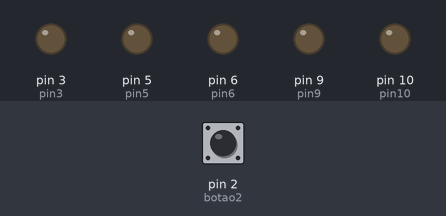
Bench run of a sketch on a simulated Arduino Uno, built with avr-gcc and run on an emulated ATmega328P. On the bench: output pins drawn as LEDs (lit = HIGH). The inputs (shaded band) are chosen by the test bench; at power-on: pin 2 (botao2) LOW.

Above: at 1.2 s.
1.3 s: pin 2 (botao2) pulled HIGH for 1 s
At 2.6 s:
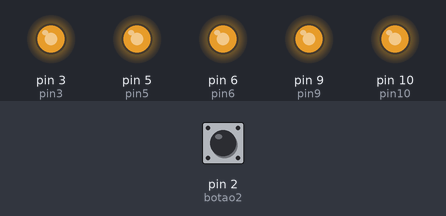
3.8 s: pin 2 (botao2) pulled HIGH for 0.15 s
At 4.6 s:
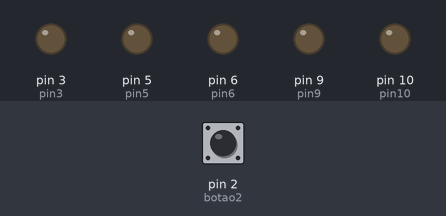
5.5 s: pin 2 (botao2) pulled HIGH for 3.2 s
At 9.3 s:
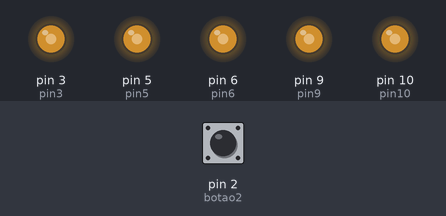
Timing chart, 0 to 10.8 s (numbered marks = the images above; inputs shaded):
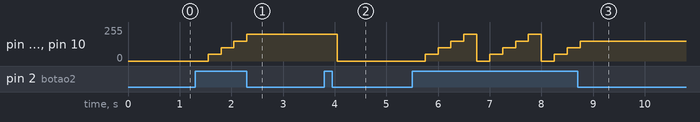

The sketch:

botao_pwm.ino
```cpp
const int pin3 = 3; //constante para os pinos, essas constantes n mudam
const int pin5 = 5;
const int pin6 = 6;
const int pin9 = 9;
const int pin10 = 10;
const int botao2 = 2;

int tempo = 250; //variavel de tempo

int estado = 0; // variável para leitura do pushbutton
int ciclo = 0;

int potencia = 0;

void setup() {

pinMode(botao2,INPUT);
pinMode(pin3,OUTPUT);
pinMode(pin5,OUTPUT);
pinMode(pin6,OUTPUT);
pinMode(pin9,OUTPUT);
pinMode(pin10,OUTPUT);

}

void loop() {

  // le o estado pushbutton: ligado (HIGH) ou desligado (LOW)
  estado = digitalRead(botao2);

  if (estado == HIGH) { //se o estado do botao que foi testado ali em cima for == ligado ne (1) entao ele pega a varivel potencia valendo 0 e soma mais quanto vc quiser)
      potencia = potencia + 50;
     if (potencia >= 250){ //verifica se a potencia chegou a 250, e se ela chegou a variavel potencia recebe 0 dnv pq se nao a luz nunca vai apagar
        potencia = 0;
        }
  delay(tempo); //delay para voce ver o que esta caontecendo se nao o arduino fica louco e quando vc clica na hora ele ja muda
  }

  analogWrite(pin3,potencia);
  analogWrite(pin5,potencia);
  analogWrite(pin6,potencia);
  analogWrite(pin9,potencia);
  analogWrite(pin10,potencia);

}
```

Measured:
- after the input at 1.3 s, pin 3 (pin3), pin 5 (pin5), pin 6 (pin6), pin 9 (pin9), pin 10 (pin10): 0/255 → 50/255 after 0.25 s, → 100/255 0.25 s later, → 150/255 0.25 s later, → 200/255 0.25 s later
- after the input at 3.8 s, pin 3 (pin3), pin 5 (pin5), pin 6 (pin6), pin 9 (pin9), pin 10 (pin10): 200/255 → 0/255 after 0.25 s
- after the input at 5.5 s, pin 3 (pin3), pin 5 (pin5), pin 6 (pin6), pin 9 (pin9), pin 10 (pin10): 0/255 → 50/255 after 0.25 s, then repeats every 1.3 s: 100/255 0.25 s, 150/255 0.25 s, 200/255 0.25 s, 0/255 0.25 s, 50/255 0.25 s, until it stays 150/255 from 8.8 s
